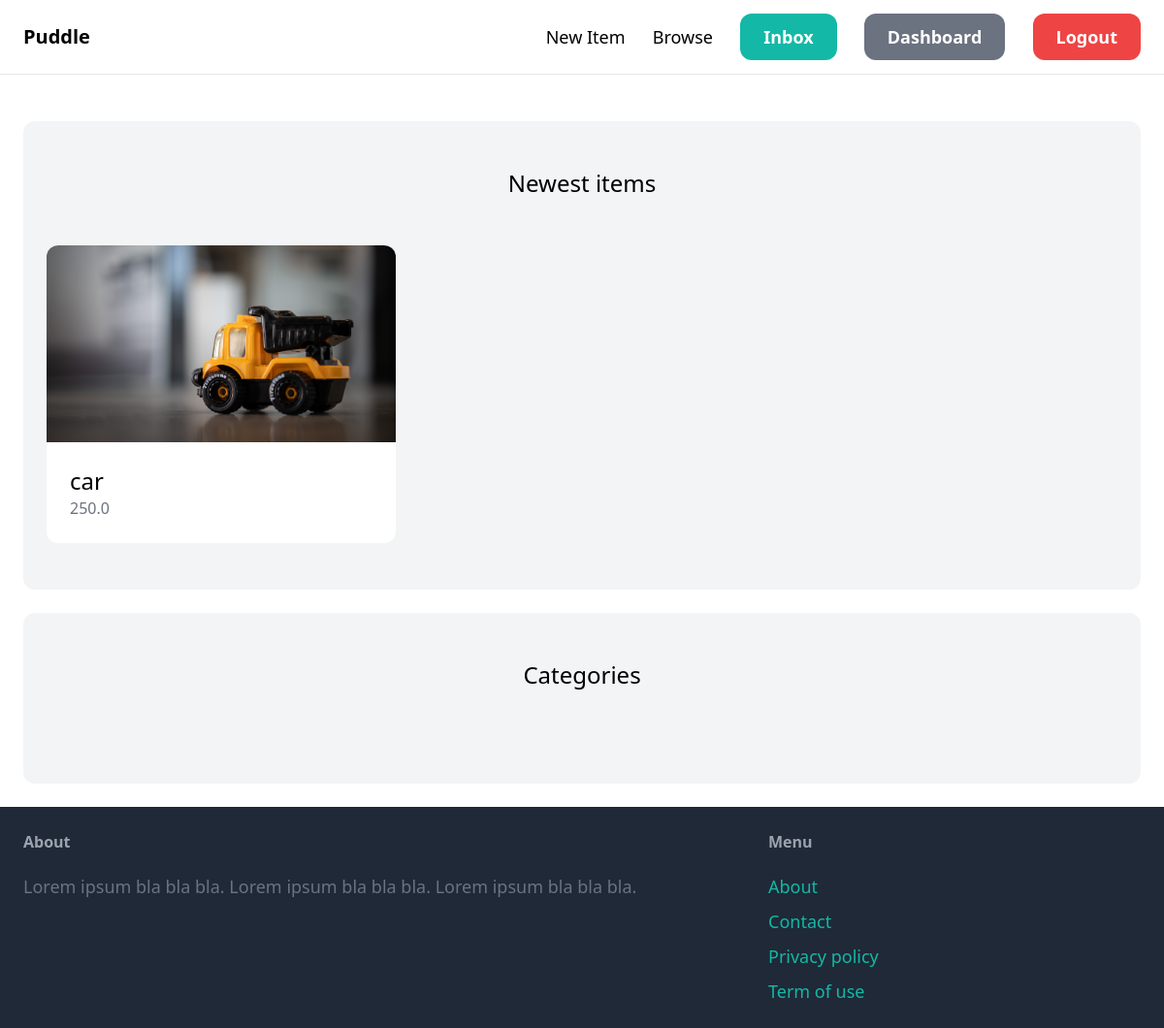
Page /dashboard/ (signed in) on the earlier database version.
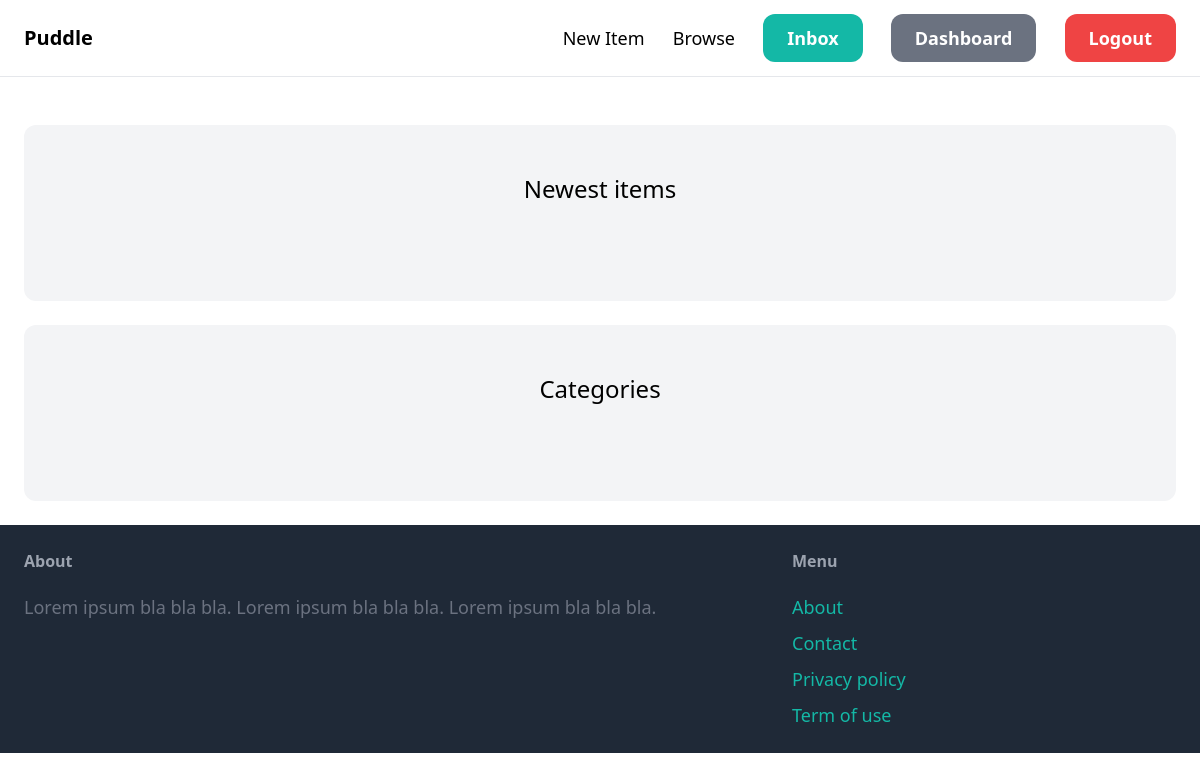
Same page on the later database version.
### item/models.py (models this page shows, shortened)
class Item(models.Model):
    category = models.ForeignKey(Category, related_name='items', on_delete=models.CASCADE)
    name = models.CharField(max_length=255)
    description = models.TextField(blank=True, null=True)
    price = models.FloatField()
    image = models.ImageField(upload_to='item_images', blank=True, null=True)
    is_sold = models.BooleanField(default=False)
    created_by = models.ForeignKey(User, related_name='items', on_delete=models.CASCADE)
    created_at = models.DateTimeField(auto_now_add=True)

### dashboard/views.py (the view)
# urls.py: path('',views.dashboard, name='dashboard')
@login_required
def dashboard(request):
    item = Item.objects.filter(created_by = request.user)
    return render(request, 'dashboard/dashboard.html',{
        'items': item
    })

### dashboard/templates/dashboard/dashboard.html (shortened to what this page needs)
{% extends 'core/base.html' %}
{% block content %}
<div class="mt-6 px-6 py-12 bg-gray-100 rounded-xl">
    <h2 class="mb-12 text-2xl text-center">Newest items</h2>
    <div class="grid grid-cols-3 gap-3">
        {% for item in items %}
            <div>
                <a href="{% url 'item:detail' item.id %}">
                    <div>
                        <img src="{{ item.image.url}}" class="rounded-t-xl">
                    </div>
                    <div class="p-6 bg-white rounded-b-xl">
                        <h2 class="text-2xl">{{item.name}}</h2>
                        <p class="text-gray-500">{{item.price}}</p>
                    </div>
                </a>
            </div>
        {% endfor %}
    </div>
</div>
<div class="mt-6 px-6 py-12 bg-gray-100 rounded-xl">
    <h2 class="mb-12 text-2xl text-center">Categories</h2>
</div>
{% endblock %}

Differences in the rows shown:
removed Item: image (picture), name "car", price "250.0"
